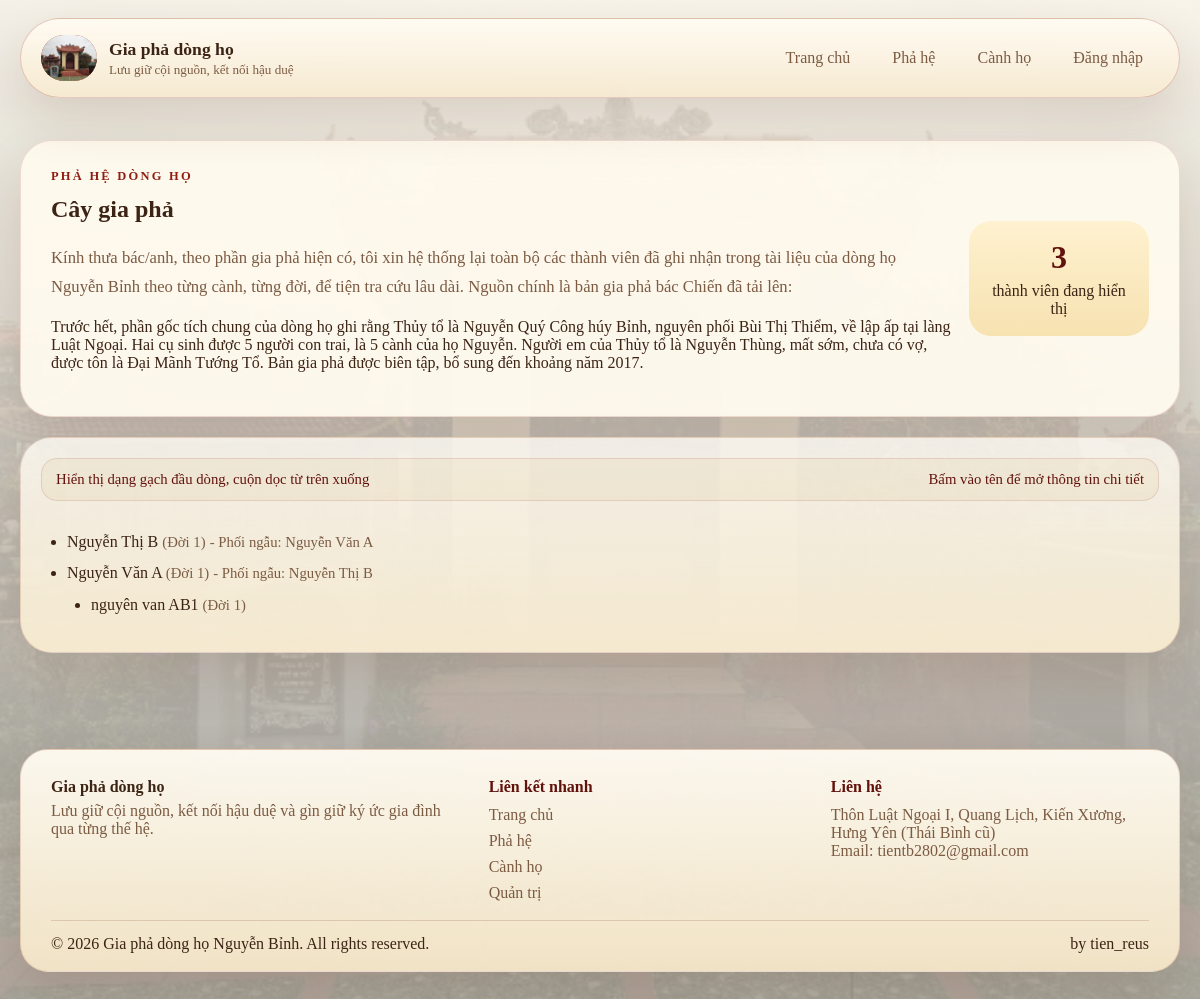
Before: /family-tree/ with the older database file.
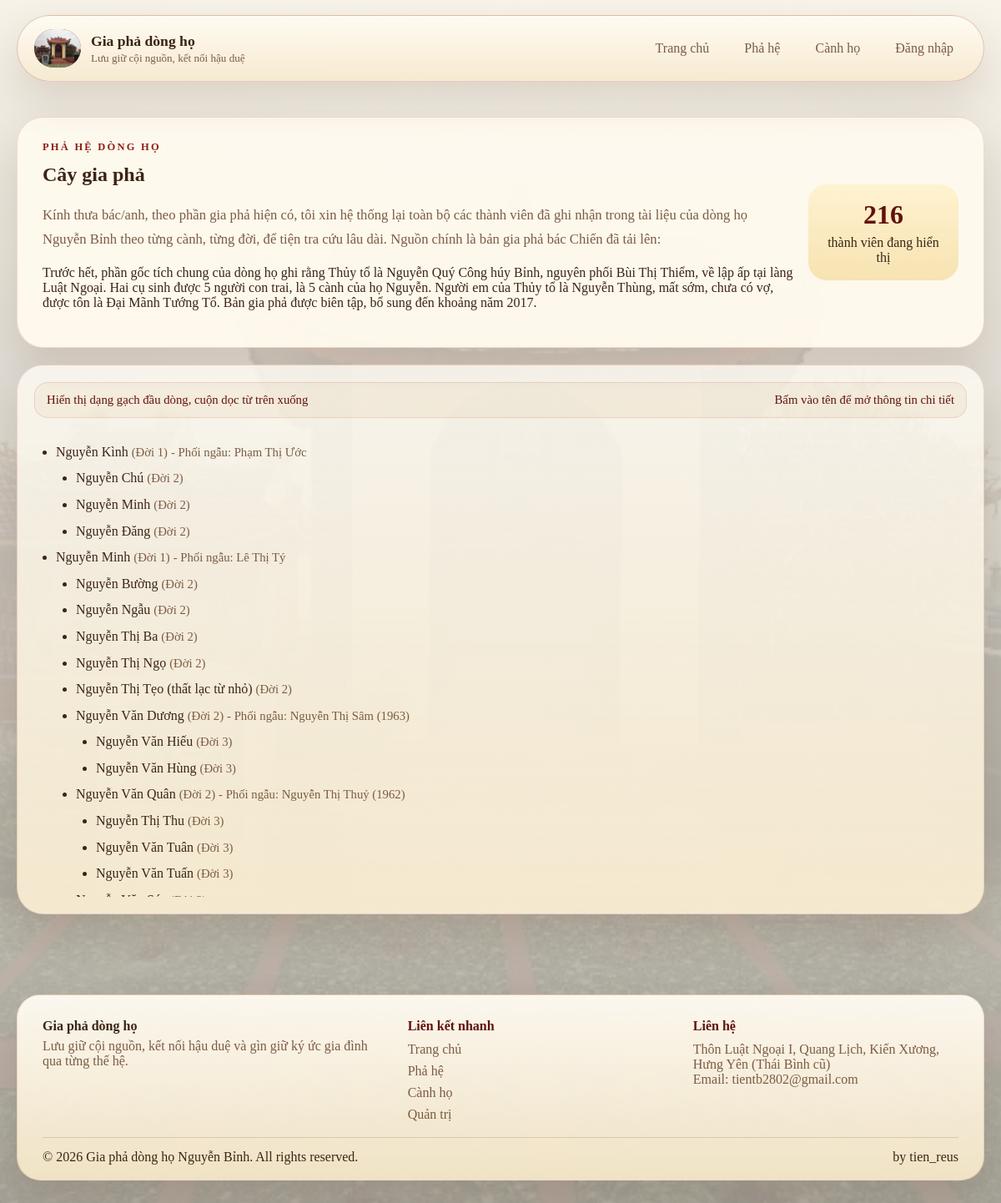
After: the same page with the newer database file.
### genealogy/models.py (models this page shows, shortened)
class FamilyMember(models.Model):
    class Gender(models.TextChoices):
        MALE = 'male', 'Nam'
        FEMALE = 'female', 'Nữ'
        OTHER = 'other', 'Khác'
    full_name = models.CharField('Họ và tên', max_length=150)
    parent = models.ForeignKey(
        'self',
        verbose_name='Thành viên đời trước',
        related_name='children',
        on_delete=models.SET_NULL,
        null=True,
        blank=True,
    )
    spouse_name = models.CharField('Tên vợ/chồng', max_length=150, blank=True)
    father_name = models.CharField('Tên cha', max_length=150, blank=True)
    mother_name = models.CharField('Tên mẹ', max_length=150, blank=True)
    gender = models.CharField(
        'Giới tính',
        max_length=10,
        choices=Gender.choices,
        default=Gender.OTHER,
    )
    generation = models.PositiveIntegerField('Đời thứ', default=1)
    birth_year = models.PositiveIntegerField('Năm sinh', null=True, blank=True)
    death_year = models.PositiveIntegerField('Năm mất', null=True, blank=True)
    hometown = models.CharField('Quê quán', max_length=150, blank=True)
    occupation = models.CharField('Nghề nghiệp', max_length=150, blank=True)
    achievements = models.TextField('Công danh', blank=True)
    education = models.CharField('Trình độ', max_length=150, blank=True)
    biography = models.TextField('Tiểu sử ngắn', blank=True)
    notes = models.TextField('Ghi chú', blank=True)
    is_highlighted = models.BooleanField('Nổi bật ở trang giới thiệu', default=False)
    created_at = models.DateTimeField(auto_now_add=True)
    updated_at = models.DateTimeField(auto_now=True)
    class Meta:
        verbose_name = 'Thành viên gia phả'
        verbose_name_plural = 'Thành viên gia phả'
        ordering = ['generation', 'full_name']
    @property
    def lifespan(self):
        if self.birth_year and self.death_year:
            return f'{self.birth_year} - {self.death_year}'
        if self.birth_year:
            return f'Sinh năm {self.birth_year}'
        return 'Chưa cập nhật năm sinh'

### genealogy/views.py (the view)
# urls.py: path('family-tree/', views.family_tree, name='family_tree'),
def family_tree(request):
    members = list(FamilyMember.objects.select_related('parent'))
    nodes_by_parent = {}
    roots = []
    for member in members:
        nodes_by_parent.setdefault(member.parent_id, []).append(member)
    for member in members:
        if member.parent_id is None:
            roots.append(build_tree(nodes_by_parent, member))
    context = {
        'tree': roots,
        'member_count': len(members),
    }
    return render(request, 'genealogy/family_tree.html', context)

### genealogy/views.py (called while the page is built)
def build_tree(nodes_by_parent, member):
    return {
        'member': member,
        'children': [build_tree(nodes_by_parent, child) for child in nodes_by_parent.get(member.id, [])],
    }

### templates/genealogy/family_tree.html (shortened to what this page needs)
{% extends 'base.html' %}
{% block content %}
<section class="section">
    <div class="container">
        <div class="tree-header-card">
            <div>
                <p class="eyebrow">Phả hệ dòng họ</p>
                <h1>Cây gia phả</h1>
                <p class="lead">Kính thưa bác/anh, theo phần gia phả hiện có, tôi xin hệ thống lại toàn bộ các thành viên đã ghi nhận trong tài liệu của dòng họ Nguyễn Bỉnh
                     theo từng cành, từng đời, để tiện tra cứu lâu dài. Nguồn chính là bản gia phả bác Chiến đã tải lên:</p>
                <p>
                Trước hết, phần gốc tích chung của dòng họ ghi rằng Thủy tổ là Nguyễn Quý Công húy Bỉnh, nguyên phối Bùi Thị Thiểm,
                về lập ấp tại làng Luật Ngoại. Hai cụ sinh được 5 người con trai, là 5 cành của họ Nguyễn. Người em của Thủy tổ là Nguyễn Thùng,
                mất sớm, chưa có vợ, được tôn là Đại Mãnh Tướng Tổ. Bản gia phả được biên tập, bổ sung đến khoảng năm 2017.
                </p>
            </div>
            <div class="tree-tip">
                <strong>{{ member_count }}</strong>
                <span>thành viên đang hiển thị</span>
            </div>
        </div>
        {% if tree %}
            <div class="tree-board">
                <div class="tree-guide">
                    <span>Hiển thị dạng gạch đầu dòng, cuộn dọc từ trên xuống</span>
                    <span>Bấm vào tên để mở thông tin chi tiết</span>
                </div>
                <div class="bullet-tree-wrapper">
                    <ul class="bullet-tree-list">
                        {% for node in tree %}
                            {% include 'genealogy/partials/tree_node_bullet.html' with node=node %}
                        {% endfor %}
                    </ul>
                </div>
            </div>
        {% else %}
            <div class="member-card empty-state">
                <h2>Chưa có dữ liệu gia phả</h2>
                <p>Vui lòng vào trang quản trị để thêm thành viên và xây dựng cây phả hệ đầu tiên.</p>
                <a class="button primary" href="{% url 'manage_members' %}">Mở trang quản trị</a>
            </div>
        {% endif %}
    </div>
</section>
{% endblock %}

### templates/base.html (shortened to what this page needs)
{% load static %}
<!DOCTYPE html>
<html lang="vi">
<head>
    <link rel="stylesheet" href="{% static 'css/site.css' %}?v=20260421f">
</head>
<body>
    <div class="page-shell">
        <header class="site-header">
            <div class="container nav-shell">
                <a class="brand" href="{% url 'about' %}" aria-label="Trang chủ gia phả">
                    <span class="brand-mark">
                        <img src="{% static 'images/bg.jpg' %}" alt="Logo dòng họ">
                    </span>
                    <span class="brand-text">
                        <strong>Gia phả dòng họ</strong>
                        <small>Lưu giữ cội nguồn, kết nối hậu duệ</small>
                    </span>
                </a>
                <nav class="main-nav">
                    <a href="{% url 'about' %}">Trang chủ</a>
                    <a href="{% url 'family_tree' %}">Phả hệ</a>
                    <a href="{% url 'branches_outline' %}">Cành họ</a>
                    {% if request.user.is_authenticated and request.user.is_staff %}
                        <a href="{% url 'manage_members' %}">Quản trị</a>
                        <a href="{% url 'manage_articles' %}">Đăng bài</a>
                        <a href="{% url 'logout' %}">Đăng xuất</a>
                    {% else %}
                        <a href="{% url 'login' %}">Đăng nhập</a>
                    {% endif %}
                </nav>
            </div>
        </header>
        <main class="site-main">
            {% block content %}{% endblock %}
        </main>
        <footer class="site-footer">
            <div class="container footer-block">
                <div class="footer-grid">
                    <section>
                        <p class="footer-title">Gia phả dòng họ</p>
                        <p class="footer-copy">Lưu giữ cội nguồn, kết nối hậu duệ và gìn giữ ký ức gia đình qua từng thế hệ.</p>
                    </section>
                    <section>
                        <p class="footer-heading">Liên kết nhanh</p>
                        <nav class="footer-links">
                            <a href="{% url 'about' %}">Trang chủ</a>
                            <a href="{% url 'family_tree' %}">Phả hệ</a>
                            <a href="{% url 'branches_outline' %}">Cành họ</a>
                            <a href="{% url 'manage_members' %}">Quản trị</a>
                        </nav>
                    </section>
                    <section>
                        <p class="footer-heading">Liên hệ</p>
                        <p class="footer-copy">Thôn Luật Ngoại I, Quang Lịch, Kiến Xương, Hưng Yên (Thái Bình cũ)</p>
                        <p class="footer-copy">Email: tientb2802@gmail.com</p>
                    </section>
                </div>
                <div class="footer-bottom">
                    <p class="footer-note">© {% now "Y" %} Gia phả dòng họ Nguyễn Bỉnh. All rights reserved.</p>
                    <p class="footer-note">by tien_reus</p>
                </div>
            </div>
        </footer>
    </div>
</body>
</html>

### templates/genealogy/partials/tree_node_bullet.html
<li class="bullet-tree-item">
    <button
        class="member-line-button"
        type="button"
        data-member-id="{{ node.member.id }}"
        data-member-name="{{ node.member.full_name }}"
        data-member-generation="Đời thứ {{ node.member.generation }}"
        data-member-years="{{ node.member.lifespan }}"
        data-member-hometown="{% if node.member.hometown %}Quê quán: {{ node.member.hometown }}{% else %}Quê quán: Chưa cập nhật{% endif %}"
        data-member-spouse="{% if node.member.spouse_name %}Phối ngẫu: {{ node.member.spouse_name }}{% else %}Phối ngẫu: Chưa cập nhật{% endif %}"
        data-member-bio="{% if node.member.biography %}{{ node.member.biography }}{% else %}Chưa có mô tả chi tiết.{% endif %}"
    >
        {{ node.member.full_name }}
        <span class="member-line-meta">(Đời {{ node.member.generation }})</span>
        {% if node.member.spouse_name %}
            <span class="member-line-meta">- Phối ngẫu: {{ node.member.spouse_name }}</span>
        {% endif %}
    </button>
    {% if node.children %}
        <ul class="bullet-tree-list">
            {% for node in node.children %}
                {% include 'genealogy/partials/tree_node_bullet.html' with node=node %}
            {% endfor %}
        </ul>
    {% endif %}
</li>

Changed rows visible on the page:
removed FamilyMember: member.full_name "Nguyễn Thị B", member.generation "1", member.spouse_name "Nguyễn Văn A", shown under "Cây gia phả"
removed FamilyMember: member.full_name "Nguyễn Văn A", member.generation "1", member.spouse_name "Nguyễn Thị B", shown under "Cây gia phả"
removed FamilyMember: member.full_name "nguyên van AB1", member.generation "1", shown under "Nguyễn Văn A"
added FamilyMember: member.full_name "Nguyễn Kình", member.generation "1", member.spouse_name "Phạm Thị Ước", shown under "Cây gia phả"
added FamilyMember: member.full_name "Nguyễn Chú", member.generation "2", shown under "Nguyễn Kình"
added FamilyMember: member.full_name "Nguyễn Minh", member.generation "2", shown under "Nguyễn Kình"
added FamilyMember: member.full_name "Nguyễn Đăng", member.generation "2", shown under "Nguyễn Kình"
added FamilyMember: member.full_name "Nguyễn Minh", member.generation "1", member.spouse_name "Lê Thị Tý", shown under "Cây gia phả"
added FamilyMember: member.full_name "Nguyễn Bường", member.generation "2", shown under "Nguyễn Minh"
added FamilyMember: member.full_name "Nguyễn Ngẫu", member.generation "2", shown under "Nguyễn Minh"
added FamilyMember: member.full_name "Nguyễn Thị Ba", member.generation "2", shown under "Nguyễn Minh"
added FamilyMember: member.full_name "Nguyễn Thị Ngọ", member.generation "2", shown under "Nguyễn Minh"
added FamilyMember: member.full_name "Nguyễn Thị Tẹo (thất lạc từ nhỏ)", member.generation "2", shown under "Nguyễn Minh"
added FamilyMember: member.full_name "Nguyễn Văn Dương", member.generation "2", member.spouse_name "Nguyễn Thị Sâm (1963)", shown under "Nguyễn Minh"
added FamilyMember: member.full_name "Nguyễn Văn Hiếu", member.generation "3", shown under "Nguyễn Văn Dương"
added FamilyMember: member.full_name "Nguyễn Văn Hùng", member.generation "3", shown under "Nguyễn Văn Dương"
added FamilyMember: member.full_name "Nguyễn Văn Quân", member.generation "2", member.spouse_name "Nguyễn Thị Thuỷ (1962)", shown under "Nguyễn Minh"
added FamilyMember: member.full_name "Nguyễn Thị Thu", member.generation "3", shown under "Nguyễn Văn Quân"
added FamilyMember: member.full_name "Nguyễn Văn Tuân", member.generation "3", shown under "Nguyễn Văn Quân"
added FamilyMember: member.full_name "Nguyễn Văn Tuấn", member.generation "3", shown under "Nguyễn Văn Quân"
Other visible differences:
{{ member_count }}: "3" → "216"
